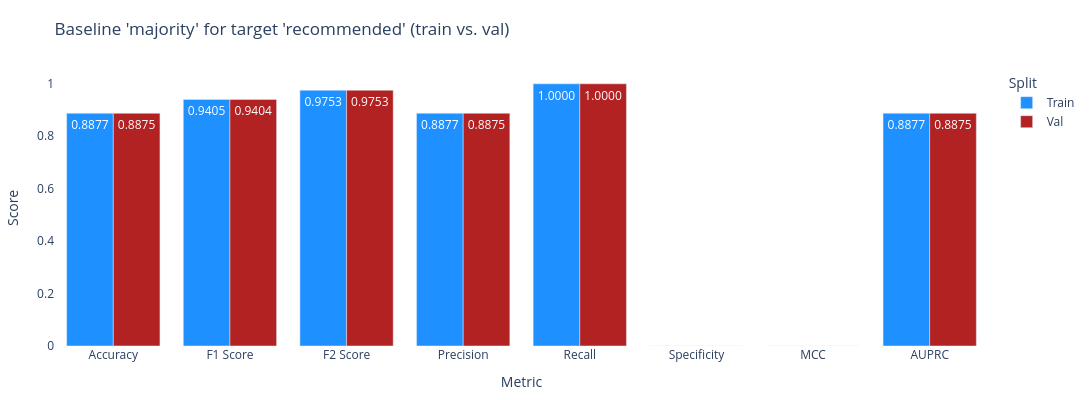
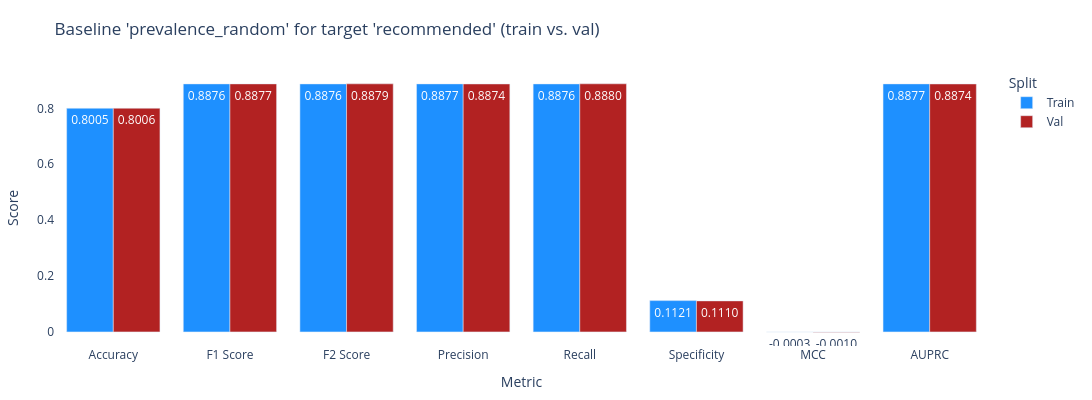

The notebook cell saved with these charts, in order:
### Code cell
# Example usage:
plot_baseline_metrics_grouped_bar(recommended_results, "recommended")

### Figure 1 — Plotly figure (JSON) as saved in the notebook; plotly's stock layout.template omitted (floating-point values rounded to 4 significant figures)
{"data": [{"marker": {"color": "dodgerblue"}, "name": "Train", "text": ["0.8877", "0.9405", "0.9753", "0.8877", "1.0000", "0.0000", "0.0000", "0.8877"], "textposition": "auto", "type": "bar", "x": ["Accuracy", "F1 Score", "F2 Score", "Precision", "Recall", "Specificity", "MCC", "AUPRC"], "y": [0.8877, 0.9405, 0.9753, 0.8877, 1, 0, 0, 0.8877]}, {"marker": {"color": "firebrick"}, "name": "Val", "text": ["0.8875", "0.9404", "0.9753", "0.8875", "1.0000", "0.0000", "0.0000", "0.8875"], "textposition": "auto", "type": "bar", "x": ["Accuracy", "F1 Score", "F2 Score", "Precision", "Recall", "Specificity", "MCC", "AUPRC"], "y": [0.8875, 0.9404, 0.9753, 0.8875, 1, 0, 0, 0.8875]}], "layout": {"barmode": "group", "height": 400, "legend": {"title": {"text": "Split"}}, "margin": {"b": 20, "l": 20, "r": 20, "t": 70}, "plot_bgcolor": "white", "title": {"text": "Baseline 'majority' for target 'recommended' (train vs. val)"}, "width": 1290, "xaxis": {"title": {"text": "Metric"}}, "yaxis": {"title": {"text": "Score"}}}}

### Figure 2 — Plotly figure (JSON) as saved in the notebook; plotly's stock layout.template omitted (floating-point values rounded to 4 significant figures)
{"data": [{"marker": {"color": "dodgerblue"}, "name": "Train", "text": ["0.8005", "0.8876", "0.8876", "0.8877", "0.8876", "0.1121", "-0.0003", "0.8877"], "textposition": "auto", "type": "bar", "x": ["Accuracy", "F1 Score", "F2 Score", "Precision", "Recall", "Specificity", "MCC", "AUPRC"], "y": [0.8005, 0.8876, 0.8876, 0.8877, 0.8876, 0.1121, -0.0002946, 0.8877]}, {"marker": {"color": "firebrick"}, "name": "Val", "text": ["0.8006", "0.8877", "0.8879", "0.8874", "0.8880", "0.1110", "-0.0010", "0.8874"], "textposition": "auto", "type": "bar", "x": ["Accuracy", "F1 Score", "F2 Score", "Precision", "Recall", "Specificity", "MCC", "AUPRC"], "y": [0.8006, 0.8877, 0.8879, 0.8874, 0.888, 0.111, -0.0009873, 0.8874]}], "layout": {"barmode": "group", "height": 400, "legend": {"title": {"text": "Split"}}, "margin": {"b": 20, "l": 20, "r": 20, "t": 70}, "plot_bgcolor": "white", "title": {"text": "Baseline 'prevalence_random' for target 'recommended' (train vs. val)"}, "width": 1290, "xaxis": {"title": {"text": "Metric"}}, "yaxis": {"title": {"text": "Score"}}}}
